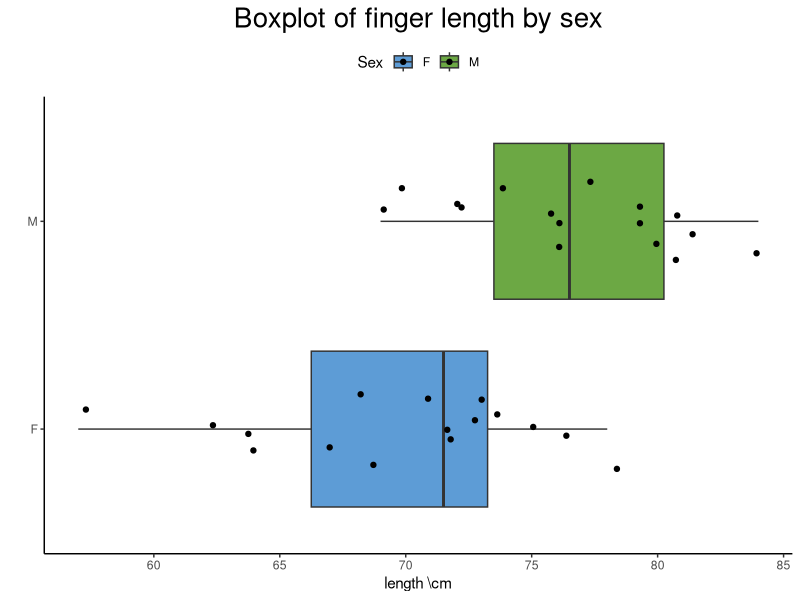
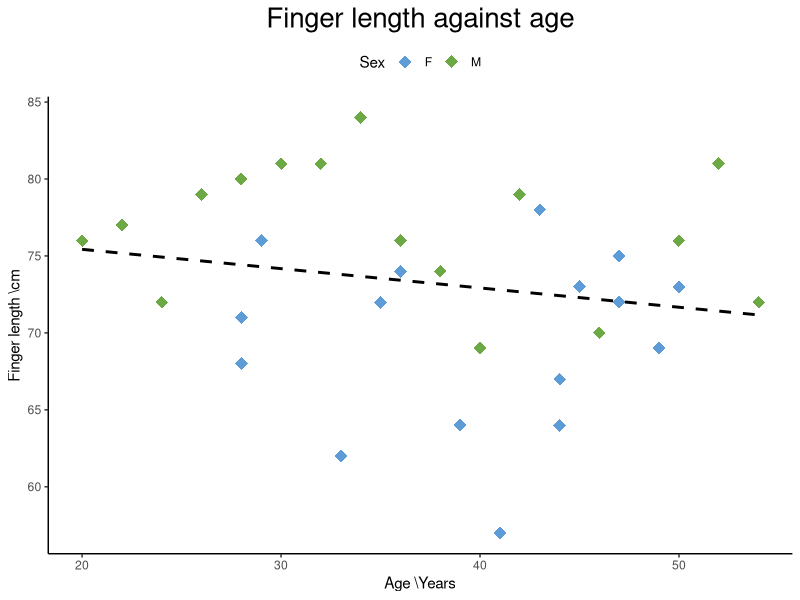
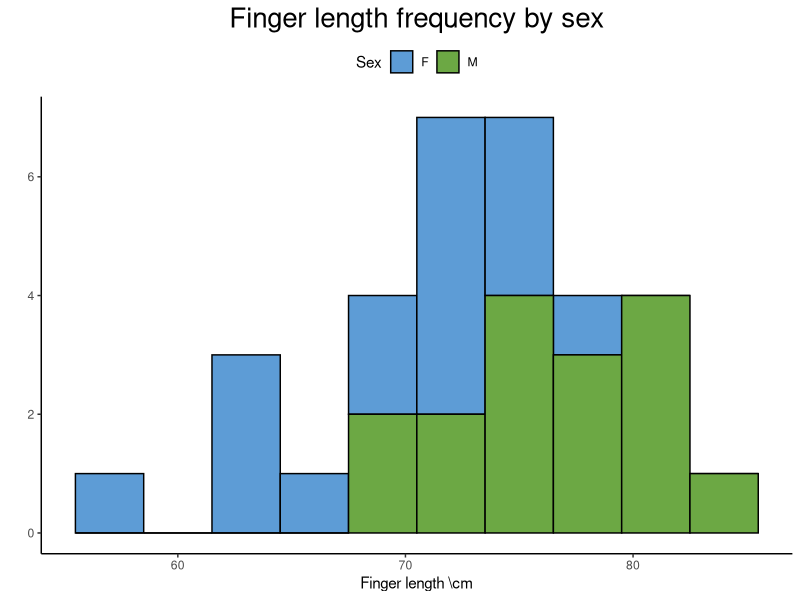

Source code (R) for these figures, in order:
library(ggplot2)
library(dplyr)
library(readr)

df <- read_csv("ringData.csv")

colors<-c("#5d9cd6","#6ca844")


bp<-ggplot(data=df,aes(x=Sex,y=Length, fill=Sex))  

bp+geom_boxplot()+
  geom_jitter(width=0.2)+
  scale_fill_manual(values=colors)+
  theme_classic()+
  theme(legend.position = "top", plot.title=element_text(hjust=0.5, size=20))+
  coord_flip()+
  labs(y="length \\cm", x=" ", title="Boxplot of finger length by sex")
    
  

scat<-ggplot(data=df,aes(y=Length, x=Age))  

scat+geom_point(aes(color=Sex),size=4, shape=18) + theme_classic()+
  #stat_smooth(method = "lm", se=FALSE)+
  #facet_grid(Sex ~ .)
  geom_smooth(method="lm", se=FALSE, color="black", linetype="dashed")+
  scale_color_manual(values=colors)+
  theme_classic()+
  theme(axis.title.y = element_text(),   legend.position = "top", plot.title=element_text(hjust=0.5, size=20))+
  labs(x="Age \\Years", y="Finger length \\cm", title = "Finger length against age") 

hist<-ggplot(data=df,aes(x=Length, fill=Sex))

hist + geom_histogram(bins =10, color="black")+
  labs(x="Finger length \\cm", y="", title = "Finger length frequency by sex")+
  scale_fill_manual(values=colors)+
  theme_classic()+
  theme(legend.position = "top", plot.title=element_text(hjust=0.5, size=20))


correlation <- cor.test(df$Age,df$Length)

ttest<- t.test(Length~Sex, data = df, var.equal=TRUE, mu=0)

ftest<-var.test(Length~Sex,df, alternative="two.sided")

cor(df$Age, df$Length)

?t.test
